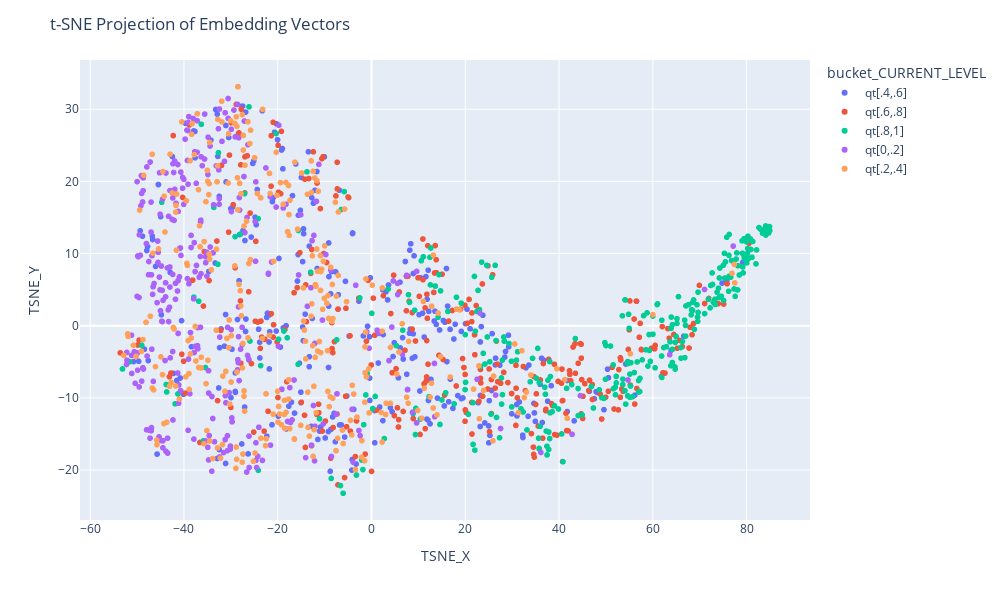

This figure's notebook cell:
### Code cell
fig = px.scatter(
    dfunik,
    x='TSNE_X',
    y='TSNE_Y',
    color='bucket_'+STATICOL,
    hover_data={IDCOL: True, STATICOL: True},
)

fig.update_layout(
    title='t-SNE Projection of Embedding Vectors',
    xaxis_title='TSNE_X',
    yaxis_title='TSNE_Y',width=1000,  # Set the width of the figure
    height=600  
)


fig.show()

### Figure 1 — Plotly figure (JSON) as saved in the notebook; plotly's stock layout.template omitted (floating-point values rounded to 4 significant figures; data arrays with more than 128 entries replaced by an {"elided": "..."} marker saying what was removed)
{"data": [{"customdata": {"elided": "299x2 float values"}, "hovertemplate": "bucket_CURRENT_LEVEL=qt[.4,.6]<br>TSNE_X=%{x}<br>TSNE_Y=%{y}<br>SKU=%{customdata[0]}<br>CURRENT_LEVEL=%{customdata[1]}<extra></extra>", "legendgroup": "qt[.4,.6]", "marker": {"color": "#636efa", "symbol": "circle"}, "mode": "markers", "name": "qt[.4,.6]", "showlegend": true, "type": "scattergl", "x": {"elided": "299 float values"}, "xaxis": "x", "y": {"elided": "299 float values"}, "yaxis": "y"}, {"customdata": {"elided": "304x2 float values"}, "hovertemplate": "bucket_CURRENT_LEVEL=qt[.6,.8]<br>TSNE_X=%{x}<br>TSNE_Y=%{y}<br>SKU=%{customdata[0]}<br>CURRENT_LEVEL=%{customdata[1]}<extra></extra>", "legendgroup": "qt[.6,.8]", "marker": {"color": "#EF553B", "symbol": "circle"}, "mode": "markers", "name": "qt[.6,.8]", "showlegend": true, "type": "scattergl", "x": {"elided": "304 float values"}, "xaxis": "x", "y": {"elided": "304 float values"}, "yaxis": "y"}, {"customdata": {"elided": "304x2 float values"}, "hovertemplate": "bucket_CURRENT_LEVEL=qt[.8,1]<br>TSNE_X=%{x}<br>TSNE_Y=%{y}<br>SKU=%{customdata[0]}<br>CURRENT_LEVEL=%{customdata[1]}<extra></extra>", "legendgroup": "qt[.8,1]", "marker": {"color": "#00cc96", "symbol": "circle"}, "mode": "markers", "name": "qt[.8,1]", "showlegend": true, "type": "scattergl", "x": {"elided": "304 float values"}, "xaxis": "x", "y": {"elided": "304 float values"}, "yaxis": "y"}, {"customdata": {"elided": "307x2 float values"}, "hovertemplate": "bucket_CURRENT_LEVEL=qt[0,.2]<br>TSNE_X=%{x}<br>TSNE_Y=%{y}<br>SKU=%{customdata[0]}<br>CURRENT_LEVEL=%{customdata[1]}<extra></extra>", "legendgroup": "qt[0,.2]", "marker": {"color": "#ab63fa", "symbol": "circle"}, "mode": "markers", "name": "qt[0,.2]", "showlegend": true, "type": "scattergl", "x": {"elided": "307 float values"}, "xaxis": "x", "y": {"elided": "307 float values"}, "yaxis": "y"}, {"customdata": {"elided": "307x2 float values"}, "hovertemplate": "bucket_CURRENT_LEVEL=qt[.2,.4]<br>TSNE_X=%{x}<br>TSNE_Y=%{y}<br>SKU=%{customdata[0]}<br>CURRENT_LEVEL=%{customdata[1]}<extra></extra>", "legendgroup": "qt[.2,.4]", "marker": {"color": "#FFA15A", "symbol": "circle"}, "mode": "markers", "name": "qt[.2,.4]", "showlegend": true, "type": "scattergl", "x": {"elided": "307 float values"}, "xaxis": "x", "y": {"elided": "307 float values"}, "yaxis": "y"}], "layout": {"height": 600, "legend": {"title": {"text": "bucket_CURRENT_LEVEL"}, "tracegroupgap": 0}, "margin": {"t": 60}, "title": {"text": "t-SNE Projection of Embedding Vectors"}, "width": 1000, "xaxis": {"anchor": "y", "domain": [0, 1], "title": {"text": "TSNE_X"}}, "yaxis": {"anchor": "x", "domain": [0, 1], "title": {"text": "TSNE_Y"}}}}
